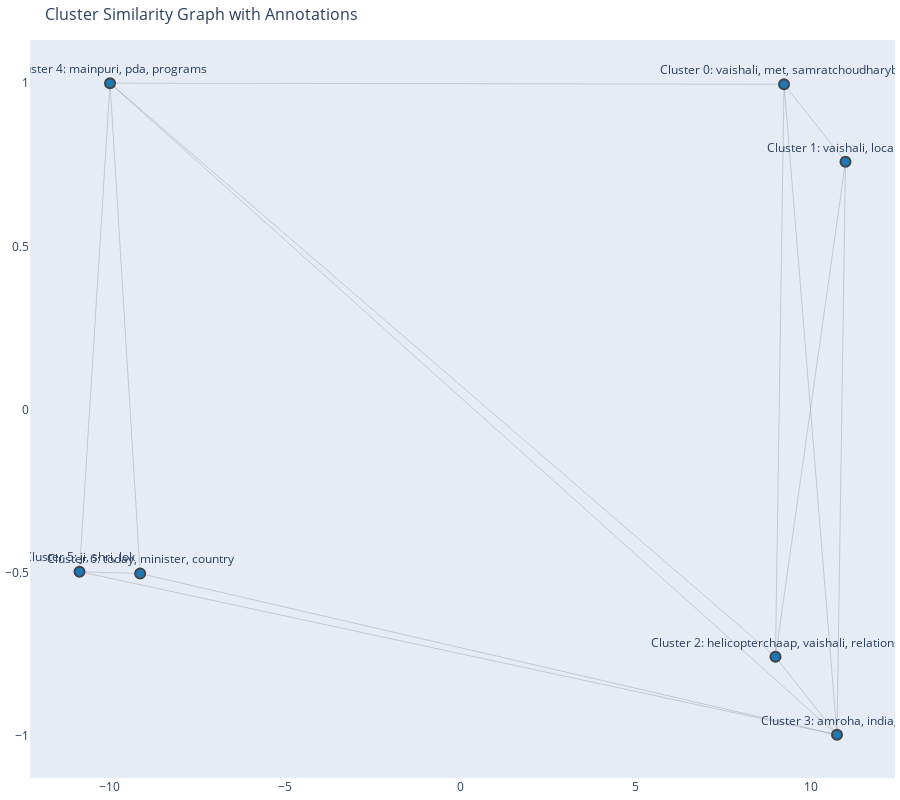

Here is the notebook cell this chart was saved with:
### Code cell
visualize_clusters_with_communities(left_embeddings, left_labels, top_words, 0.99)

### Figure 1 — Plotly figure (JSON) as saved in the notebook; plotly's stock layout.template omitted (floating-point values rounded to 4 significant figures)
{"data": [{"hoverinfo": "none", "line": {"color": "rgba(136, 136, 136, 0.7)", "width": 0.5}, "mode": "lines", "type": "scatter", "x": [9.245, 11.0, null, 9.245, 9, null, 9.245, 10.76, null, 9.245, -9.996, null, 11.0, 9, null, 11.0, 10.76, null, 9, 10.76, null, 9, -9.996, null, 10.76, -9.996, null, 10.76, -10.87, null, 10.76, -9.136, null, -9.996, -10.87, null, -9.996, -9.136, null, -10.87, -9.136, null], "y": [0.9965, 0.7588, null, 0.9965, -0.7581, null, 0.9965, -0.9972, null, 0.9965, 1.0, null, 0.7588, -0.7581, null, 0.7588, -0.9972, null, -0.7581, -0.9972, null, -0.7581, 1.0, null, -0.9972, 1.0, null, -0.9972, -0.4971, null, -0.9972, -0.5029, null, 1.0, -0.4971, null, 1.0, -0.5029, null, -0.4971, -0.5029, null]}, {"hoverinfo": "text", "marker": {"color": ["#1f77b4", "#1f77b4", "#1f77b4", "#1f77b4", "#1f77b4", "#1f77b4", "#1f77b4"], "line": {"width": 2}, "showscale": false, "size": 10}, "mode": "markers+text", "text": ["Cluster 0:\nvaishali, met, samratchoudharybjp", "Cluster 1:\nvaishali, local, met", "Cluster 2:\nhelicopterchaap, vaishali, relations", "Cluster 3:\namroha, india, ali", "Cluster 4:\nmainpuri, pda, programs", "Cluster 5:\nji, shri, lok", "Cluster 6:\ntoday, minister, country"], "textposition": "top center", "type": "scatter", "x": [9.245, 11.0, 9, 10.76, -9.996, -10.87, -9.136], "y": [0.9965, 0.7588, -0.7581, -0.9972, 1.0, -0.4971, -0.5029]}], "layout": {"annotations": [{"showarrow": false, "text": "", "xref": "paper", "yref": "paper"}], "height": 800, "hovermode": "closest", "margin": {"b": 20, "l": 5, "r": 5, "t": 40}, "showlegend": false, "title": {"font": {"size": 16}, "text": "Cluster Similarity Graph with Annotations"}, "xaxis": {"showgrid": false, "zeroline": false}, "yaxis": {"showgrid": false, "zeroline": false}}}
